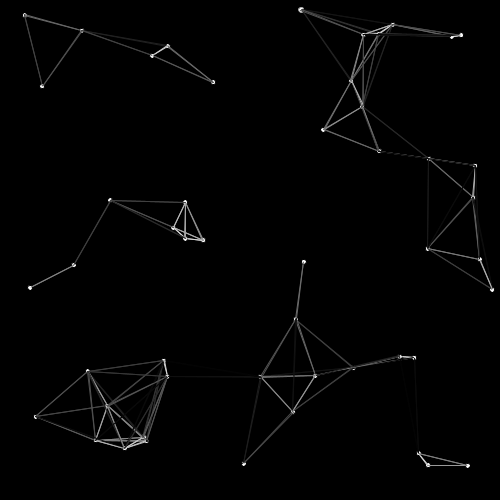
Frame 1 (no input)
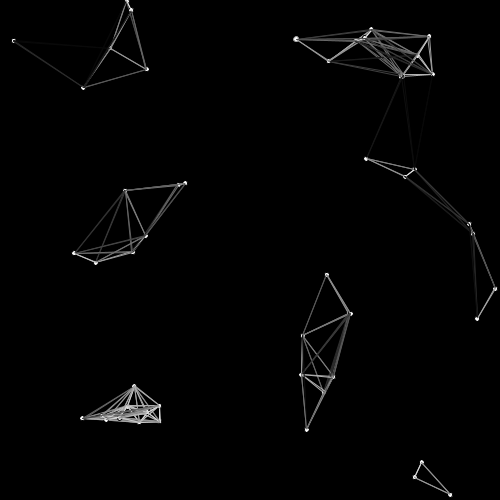
Frame 60 (the mouse pressed at the canvas centre just before this capture)
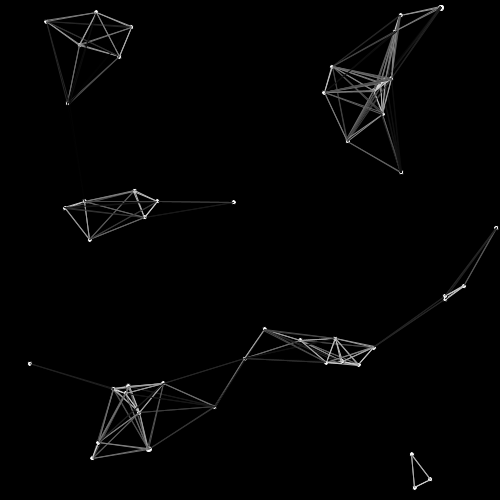
Frame 120 (the mouse held since frame 60 and released just before this capture)

The Processing sketch that drew these frames (run headless with seeded random() and noise(); from frame 60 on, the mouse is pressed at the canvas centre):

// Processing sketch: week03____
// ── week03____.pde
void setup(){
  size(500,500);
  for(int i=0;i<N;i++){
    x[i] = random(500);
    y[i] = random(500);
    dx[i] = random(-1,+1);//dx = random(-1,+1);
    dy[i] = random(-1,+1);//dy = random(-1,+1);
  }
}
int N=50;
float [] x= new float[N];//float x=250,y=250;
float [] y= new float[N];
float [] dx= new float[N];//float dx=1,dy=1;
float [] dy= new float[N];
void draw(){
  background(0);
  for(int i=0 ;i<N;i++){
  ellipse(x[i],y[i],5,5);
  for(int k=0;k<N;k++){
    float d=dist(x[i],y[i],x[k],y[k]);
    stroke(2.55*(100-d));
    if(d<100){
      line(x[i],y[i],x[k],y[k]);
      dx[i] += (x[k]-x[i])*0.0001;
      dy[i] += (y[k]-y[i])*0.0001;
    }
  }
  x[i] += dx[i];
  y[i] += dy[i];
  if(x[i]<0 || x[i]>500) dx[i] = -dx[i];
  if(y[i]<0 || y[i]>500) dy[i] = -dy[i];
  }
}
